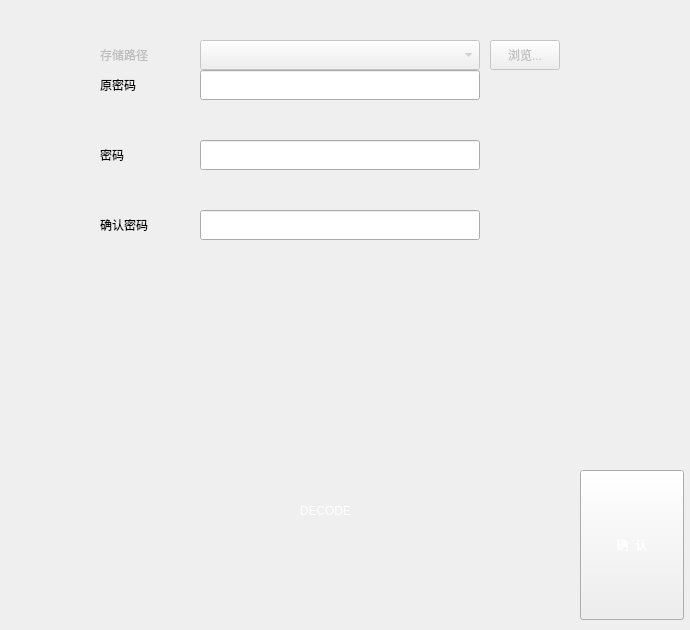
<?xml version="1.0" encoding="UTF-8"?>
<ui version="4.0">
 <class>Modify_Widget</class>
 <widget class="QWidget" name="Modify_Widget">
  <property name="geometry">
   <rect>
    <x>0</x>
    <y>0</y>
    <width>690</width>
    <height>630</height>
   </rect>
  </property>
  <property name="windowTitle">
   <string>Form</string>
  </property>
  <widget class="QComboBox" name="dircomboBox">
   <property name="enabled">
    <bool>false</bool>
   </property>
   <property name="geometry">
    <rect>
     <x>200</x>
     <y>40</y>
     <width>280</width>
     <height>30</height>
    </rect>
   </property>
   <property name="styleSheet">
    <string notr="true">font: 10pt &quot;Arial&quot;;</string>
   </property>
  </widget>
  <widget class="QLabel" name="info">
   <property name="geometry">
    <rect>
     <x>220</x>
     <y>330</y>
     <width>311</width>
     <height>60</height>
    </rect>
   </property>
   <property name="text">
    <string/>
   </property>
  </widget>
  <widget class="QLineEdit" name="recode_input">
   <property name="geometry">
    <rect>
     <x>200</x>
     <y>210</y>
     <width>280</width>
     <height>30</height>
    </rect>
   </property>
  </widget>
  <widget class="QLineEdit" name="name_input">
   <property name="geometry">
    <rect>
     <x>200</x>
     <y>70</y>
     <width>280</width>
     <height>30</height>
    </rect>
   </property>
  </widget>
  <widget class="QLabel" name="picture">
   <property name="geometry">
    <rect>
     <x>100</x>
     <y>310</y>
     <width>105</width>
     <height>105</height>
    </rect>
   </property>
   <property name="text">
    <string/>
   </property>
  </widget>
  <widget class="QToolButton" name="search">
   <property name="enabled">
    <bool>false</bool>
   </property>
   <property name="geometry">
    <rect>
     <x>490</x>
     <y>40</y>
     <width>70</width>
     <height>30</height>
    </rect>
   </property>
   <property name="styleSheet">
    <string notr="true">font: 10pt &quot;黑体&quot;;</string>
   </property>
   <property name="text">
    <string>浏览...</string>
   </property>
  </widget>
  <widget class="QLabel" name="decode_label">
   <property name="enabled">
    <bool>false</bool>
   </property>
   <property name="geometry">
    <rect>
     <x>130</x>
     <y>485</y>
     <width>391</width>
     <height>51</height>
    </rect>
   </property>
   <property name="styleSheet">
    <string notr="true">font: 75 20pt &quot;Arial&quot;;
color: rgb(255, 255, 255);</string>
   </property>
   <property name="text">
    <string>DECODE</string>
   </property>
   <property name="alignment">
    <set>Qt::AlignCenter</set>
   </property>
  </widget>
  <widget class="QLineEdit" name="code_input">
   <property name="geometry">
    <rect>
     <x>200</x>
     <y>140</y>
     <width>280</width>
     <height>30</height>
    </rect>
   </property>
   <property name="text">
    <string/>
   </property>
  </widget>
  <widget class="QLabel" name="path">
   <property name="enabled">
    <bool>false</bool>
   </property>
   <property name="geometry">
    <rect>
     <x>100</x>
     <y>40</y>
     <width>91</width>
     <height>30</height>
    </rect>
   </property>
   <property name="styleSheet">
    <string notr="true">font: 16pt &quot;黑体&quot;;</string>
   </property>
   <property name="text">
    <string>存储路径</string>
   </property>
  </widget>
  <widget class="QLabel" name="name">
   <property name="geometry">
    <rect>
     <x>100</x>
     <y>70</y>
     <width>91</width>
     <height>30</height>
    </rect>
   </property>
   <property name="styleSheet">
    <string notr="true">font: 16pt &quot;黑体&quot;;</string>
   </property>
   <property name="text">
    <string>原密码</string>
   </property>
  </widget>
  <widget class="QToolButton" name="confirm_close">
   <property name="geometry">
    <rect>
     <x>580</x>
     <y>470</y>
     <width>104</width>
     <height>150</height>
    </rect>
   </property>
   <property name="styleSheet">
    <string notr="true">border-image: url(:/confirm_button.png);
font: 24pt &quot;黑体&quot;;
color: rgb(255, 255, 255);</string>
   </property>
   <property name="text">
    <string>确  认</string>
   </property>
  </widget>
  <widget class="QLabel" name="back">
   <property name="geometry">
    <rect>
     <x>10</x>
     <y>590</y>
     <width>61</width>
     <height>40</height>
    </rect>
   </property>
   <property name="styleSheet">
    <string notr="true">font: 20pt &quot;黑体&quot;;
border-image: url(:/backcaption.png);</string>
   </property>
   <property name="text">
    <string/>
   </property>
  </widget>
  <widget class="QLabel" name="warning">
   <property name="enabled">
    <bool>false</bool>
   </property>
   <property name="geometry">
    <rect>
     <x>100</x>
     <y>300</y>
     <width>452</width>
     <height>254</height>
    </rect>
   </property>
   <property name="minimumSize">
    <size>
     <width>452</width>
     <height>254</height>
    </size>
   </property>
   <property name="styleSheet">
    <string notr="true">border-image: url(:/decode.png);</string>
   </property>
   <property name="text">
    <string/>
   </property>
  </widget>
  <widget class="QLabel" name="recode">
   <property name="geometry">
    <rect>
     <x>100</x>
     <y>210</y>
     <width>91</width>
     <height>30</height>
    </rect>
   </property>
   <property name="styleSheet">
    <string notr="true">font: 16pt &quot;黑体&quot;;</string>
   </property>
   <property name="text">
    <string>确认密码</string>
   </property>
  </widget>
  <widget class="QLabel" name="code">
   <property name="geometry">
    <rect>
     <x>100</x>
     <y>140</y>
     <width>91</width>
     <height>30</height>
    </rect>
   </property>
   <property name="styleSheet">
    <string notr="true">font: 16pt &quot;黑体&quot;;</string>
   </property>
   <property name="text">
    <string>密码</string>
   </property>
  </widget>
  <zorder>picture</zorder>
  <zorder>info</zorder>
  <zorder>warning</zorder>
  <zorder>confirm_close</zorder>
  <zorder>dircomboBox</zorder>
  <zorder>recode_input</zorder>
  <zorder>name_input</zorder>
  <zorder>search</zorder>
  <zorder>decode_label</zorder>
  <zorder>code_input</zorder>
  <zorder>path</zorder>
  <zorder>name</zorder>
  <zorder>back</zorder>
  <zorder>recode</zorder>
  <zorder>code</zorder>
 </widget>
 <resources/>
 <connections/>
</ui>
